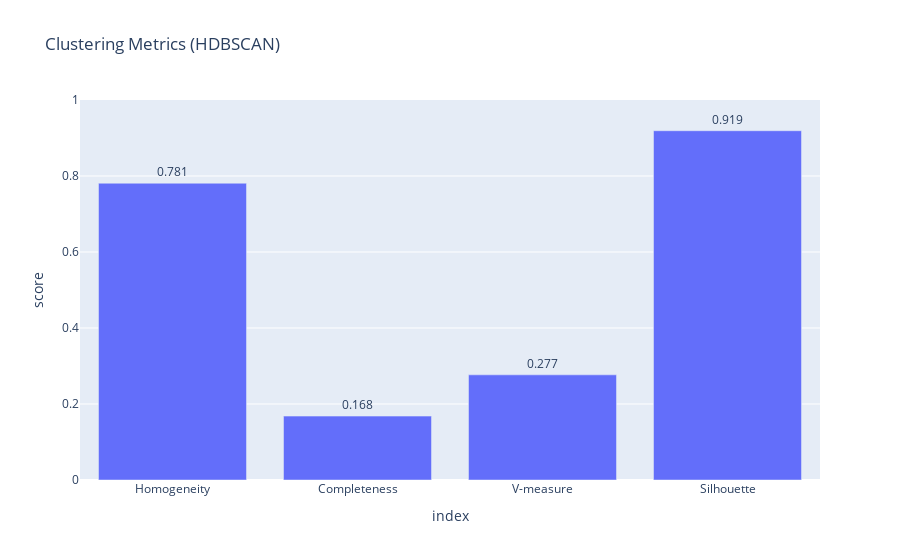

The notebook cell this image was saved under:
### Markdown cell above
### Every Metric

### Code cell
import plotly.express as px

fig = px.bar(
    metrics_df.reset_index(),
    x='index',
    y='score',
    title='Clustering Metrics (GMM)',
    text='score'
)

fig.update_traces(texttemplate='%{text:.3f}', textposition='outside')
fig.update_layout(yaxis_range=[0, 1])
fig.show()

### Figure 1 — Plotly figure (JSON) as saved in the notebook; plotly's stock layout.template omitted (floating-point values rounded to 4 significant figures)
{"data": [{"hovertemplate": "index=%{x}<br>score=%{text}<extra></extra>", "legendgroup": "", "marker": {"color": "#636efa", "pattern": {"shape": ""}}, "name": "", "orientation": "v", "showlegend": false, "text": [0.781, 0.1682, 0.2767, 0.9191], "textposition": "outside", "texttemplate": "%{text:.3f}", "type": "bar", "x": ["Homogeneity", "Completeness", "V-measure", "Silhouette"], "xaxis": "x", "y": [0.781, 0.1682, 0.2767, 0.9191], "yaxis": "y"}], "layout": {"barmode": "relative", "legend": {"tracegroupgap": 0}, "title": {"text": "Clustering Metrics (HDBSCAN)"}, "xaxis": {"anchor": "y", "domain": [0, 1], "title": {"text": "index"}}, "yaxis": {"anchor": "x", "domain": [0, 1], "range": [0, 1], "title": {"text": "score"}}}}
